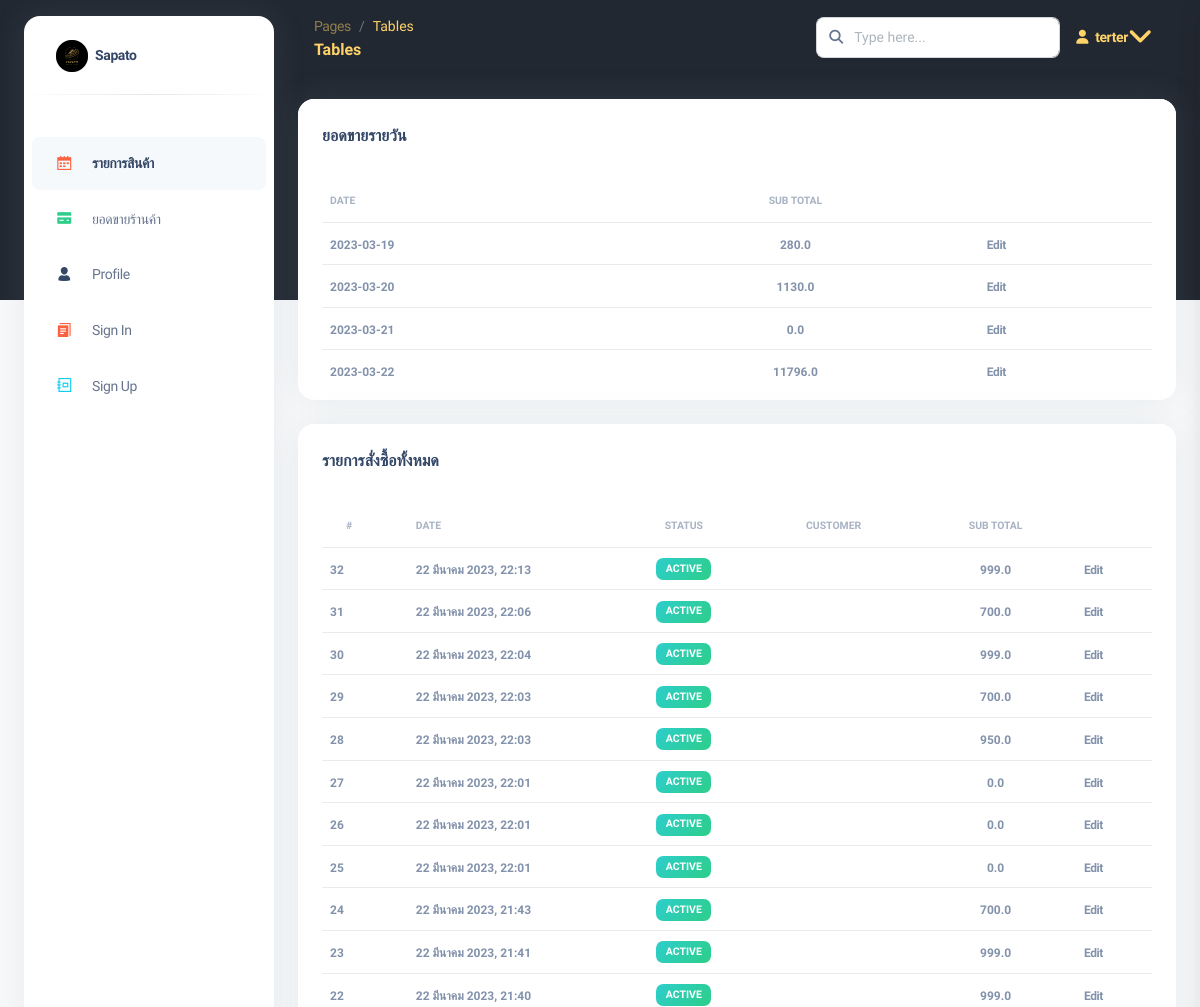
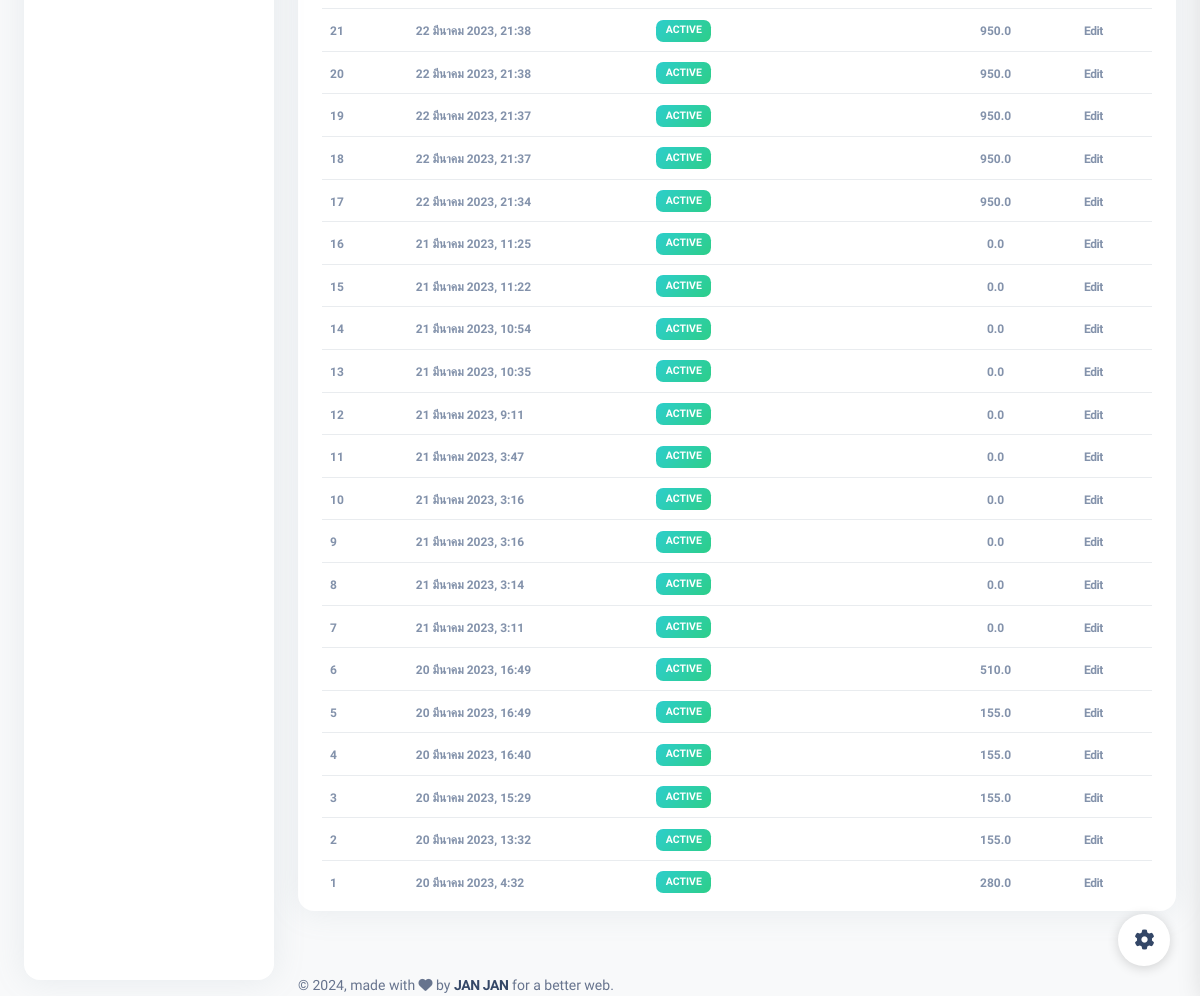
The page /sale/ (signed in) on the database its author committed (2 pictures, top to bottom).
### sales/models.py (models this page shows, shortened)
class Sale(models.Model):
    date_added = models.DateTimeField(default=django.utils.timezone.now)
    customer = models.ForeignKey(
        Customer, models.DO_NOTHING, db_column='customer')
    sub_total = models.FloatField(default=0)
    grand_total = models.FloatField(default=0)
    tax_amount = models.FloatField(default=0)
    tax_percentage = models.FloatField(default=0)
    amount_payed = models.FloatField(default=0)
    amount_change = models.FloatField(default=0)
    class Meta:
        db_table = 'Sales'

### sales/views.py (the view)
# urls.py: path('sale/', include('sales.urls')),
@login_required
def sales(request):
    if not (request.user.is_staff or request.user.is_superuser) :
        return redirect('product-index')
    sale_day = Sale.objects.extra({'date_created':"date(date_added)"}).values('date_created').annotate(Sum('sub_total'))
    print(sale_day)
    context = {
        "sales": Sale.objects.all().order_by('-id').values(),
        "day_sales" : sale_day
    }
    return render(request, "sale.html", context=context)

### sales/templates/sale.html (shortened to what this page needs)
{% extends "base.html" %}
{% load static %}
{% block content %}
<div class="row">
    <div class="col-12">
        <div class="card mb-4">
            <div class="card-header pb-0">
                <h6>ยอดขายรายวัน</h6>
            </div>
            <div class="card-body pb-2">
                <div class="table-responsive p-0">
                    <table class="table align-items-center mb-0">
                      <thead>
                        <tr>
                          <th class="text-uppercase text-secondary text-xxs font-weight-bolder opacity-7 ps-2">Date</th>
                          <th class="text-center text-uppercase text-secondary text-xxs font-weight-bolder opacity-7">Sub Total</th>
                          <th class="text-secondary opacity-7"></th>
                        </tr>
                      </thead>
                      <tbody>
                        {% for sale in day_sales %}
                        <tr>
                          <td>
                            <span class="text-secondary text-xs font-weight-bold">{{sale.date_created}}</span>
                          </td>
                          <td class="align-middle text-center">
                            <span class="text-secondary text-xs font-weight-bold">{{sale.sub_total__sum}}</span>
                          </td>
                          <td class="align-middle">
                            <a href="javascript:;" class="text-secondary font-weight-bold text-xs" data-toggle="tooltip" data-original-title="Edit user">
                              Edit
                            </a>
                          </td>
                        </tr>
                        {% endfor %}
                      </tbody>
                    </table>
                  </div>
            </div>
        </div>
    </div>
</div>
<div class="row">
    <div class="col-12">
        <div class="card mb-4">
            <div class="card-header pb-0">
                <h6>รายการสั่งซื้อทั้งหมด</h6>
            </div>
            <div class="card-body pb-2">
                <div class="table-responsive p-0">
                    <table class="table align-items-center mb-0">
                      <thead>
                        <tr>
                          <th class="text-uppercase text-secondary text-xxs font-weight-bolder opacity-7">#</th>
                          <th class="text-uppercase text-secondary text-xxs font-weight-bolder opacity-7 ps-2">Date</th>
                          <th class="text-center text-uppercase text-secondary text-xxs font-weight-bolder opacity-7">Status</th>
                          <th class="text-center text-uppercase text-secondary text-xxs font-weight-bolder opacity-7">Customer</th>
                          <th class="text-center text-uppercase text-secondary text-xxs font-weight-bolder opacity-7">Sub Total</th>
                          <th class="text-secondary opacity-7"></th>
                        </tr>
                      </thead>
                      <tbody>
                        {% for sale in sales %}
                        <tr>
                          <td>
                            <span class="text-secondary text-xs font-weight-bold">{{sale.id}}</span>
                          </td>
                          <td>
                            <span class="text-secondary text-xs font-weight-bold">{{sale.date_added}}</span>
                          </td>
                          <td class="align-middle text-center text-sm">
                            <span class="badge badge-sm bg-gradient-success">Active</span>
                          </td>
                          <td class="align-middle text-center">
                          </td>
                          <td class="align-middle text-center">
                            <span class="text-secondary text-xs font-weight-bold">{{sale.sub_total}}</span>
                          </td>
                          <td class="align-middle">
                            <a href="javascript:;" class="text-secondary font-weight-bold text-xs" data-toggle="tooltip" data-original-title="Edit user">
                              Edit
                            </a>
                          </td>
                        </tr>
                        {% endfor %}
                      </tbody>
                    </table>
                  </div>
            </div>
        </div>
    </div>
</div>
</div>
{% endblock content %}

### templates/base.html (shortened to what this page needs)
{% load static %}
<!DOCTYPE html>
<html lang="en">
<head>
  <link href="{% static 'assets/css/nucleo-icons.css' %}" rel="stylesheet" />
  <link href="{% static 'assets/css/nucleo-svg.css' %}" rel="stylesheet" />
  <link href="{% static 'assets/css/nucleo-svg.css' %}" rel="stylesheet" />
  <link id="pagestyle" href="{% static 'assets/css/argon-dashboard.css' %}" rel="stylesheet" />
</head>
<body class="g-sidenav-show   bg-gray-100">
  <aside class="sidenav bg-white navbar navbar-vertical navbar-expand-xs border-0 border-radius-xl my-3 fixed-start ms-4 " id="sidenav-main">
    <div class="sidenav-header">
      <a class="navbar-brand m-0" href="#" target="_blank">
        <img src="{% static 'assets/img/Logooo.png' %}" class="navbar-brand-img h-100" alt="main_logo">
        <span class="ms-1 font-weight-bold">Sapato</span>
      </a>
    </div>
    <hr class="horizontal dark mt-0">
    <div class="collapse navbar-collapse  w-auto " id="sidenav-collapse-main">
      <ul class="navbar-nav">
        <li class="nav-item">
          <a class="nav-link " href="{% url 'login' %}"class="btn btn-success px-3 py-2">
          </a>
        </li>
        <li class="nav-item">
          <a class="nav-link active" href="{% url 'product-index' %}"class="btn btn-success px-3 py-2">
            <div class="icon icon-shape icon-sm border-radius-md text-center me-2 d-flex align-items-center justify-content-center">
              <i class="ni ni-calendar-grid-58 text-warning text-sm opacity-10"></i>
            </div>
            <span class="nav-link-text ms-1">รายการสินค้า</span>
          </a>
        </li>
        <li class="nav-item">
          <a class="nav-link " href="{% url 'sale-index' %}"class="btn btn-success px-3 py-2">
            <div class="icon icon-shape icon-sm border-radius-md text-center me-2 d-flex align-items-center justify-content-center">
              <i class="ni ni-credit-card text-success text-sm opacity-10"></i>
            </div>
            <span class="nav-link-text ms-1">ยอดขายร้านค้า</span>
          </a>
        <li class="nav-item">
          <a class="nav-link " href="https://rb.gy/yymmem">
            <div class="icon icon-shape icon-sm border-radius-md text-center me-2 d-flex align-items-center justify-content-center">
              <i class="ni ni-single-02 text-dark text-sm opacity-10"></i>
            </div>
            <span class="nav-link-text ms-1">Profile</span>
          </a>
        </li>
        <li class="nav-item">
          <a class="nav-link " href="{% url 'login' %}"class="btn btn-success px-3 py-2">
            <div class="icon icon-shape icon-sm border-radius-md text-center me-2 d-flex align-items-center justify-content-center">
              <i class="ni ni-single-copy-04 text-warning text-sm opacity-10"></i>
            </div>
            <span class="nav-link-text ms-1">Sign In</span>
          </a>
        </li>
        <li class="nav-item">
          <a class="nav-link " href="{% url 'register' %}"class="btn btn-success px-3 py-2">
            <div class="icon icon-shape icon-sm border-radius-md text-center me-2 d-flex align-items-center justify-content-center">
              <i class="ni ni-collection text-info text-sm opacity-10"></i>
            </div>
            <span class="nav-link-text ms-1">Sign Up</span>
          </a>
        </li>
      </ul>
    </div>
  </aside>
  <main class="main-content position-relative border-radius-lg ">
    <nav class="navbar navbar-main navbar-expand-lg px-0 mx-4 shadow-none border-radius-xl " id="navbarBlur" data-scroll="false">
      <div class="container-fluid py-1 px-3">
        <nav aria-label="breadcrumb">
          <ol class="breadcrumb bg-transparent mb-0 pb-0 pt-1 px-0 me-sm-6 me-5">
            <li class="breadcrumb-item text-sm"><a class="opacity-5" href="javascript:;" style="color:#FFD369;">Pages</a></li>
            <li class="breadcrumb-item text-sm active" style="color:#FFD369;" aria-current="page">Tables</li>
          </ol>
          <h6 class="font-weight-bolder mb-0" style="color:#FFD369;">Tables</h6>
        </nav>
        <div class="collapse navbar-collapse mt-sm-0 mt-2 me-md-0 me-sm-4" id="navbar">
          <div class="ms-md-auto pe-md-3 d-flex align-items-center">
            <div class="input-group">
              <span class="input-group-text text-body"><i class="fas fa-search" aria-hidden="true"></i></span>
              <input type="text" class="form-control" placeholder="Type here...">
            </div>
          </div>
          {% if user.is_authenticated %}
          <ul class="navbar-nav  justify-content-end">
            <li class="nav-item d-flex align-items-center">
              <a href="javascript:;" class="nav-link font-weight-bold px-0" style="color:#FFD369;">
                <i class="fa fa-user me-sm-1"></i>
                <span class="d-sm-inline d-none">{{ user.username }}</span>
              </a>
            </li>
            <li class="nav-item d-xl-none ps-3 d-flex align-items-center">
            <li class="nav-item dropdown pe-2 d-flex align-items-center">
              <a href="javascript:;" class="nav-link text-white p-0" id="dropdownMenuButton" data-bs-toggle="dropdown" aria-expanded="false">
                <i class="fas fa-angle-down fa-2x cursor-pointer" style="color:#FFD369;"></i>
              </a>
            </li>
          </ul>
          {% endif %}
        </div>
      </div>
    </nav>
    <div class="container-fluid py-4">
      {% block content %}{% endblock content %}
      <footer class="footer pt-3  ">
        <div class="container-fluid">
          <div class="row align-items-center justify-content-lg-between">
            <div class="col-lg-6 mb-lg-0 mb-4">
              <div class="copyright text-center text-sm text-muted text-lg-start">
                © ,
                made with <i class="fa fa-heart"></i> by
                <a href="#" class="font-weight-bold" target="_blank">JAN JAN</a>
                for a better web.
              </div>
            </div>
  </main>
  <div class="fixed-plugin">
    <a class="fixed-plugin-button text-dark position-fixed px-3 py-2">
      <i class="fa fa-cog py-2"> </i>
    </a>
  </div>
</body>
</html>

### static/assets/css/nucleo-svg.css (style rules this page uses)
.icon { display: inline-block; color: #111111; height: 1em; width: 1em; }
.icon-sm { height: 0.8em; width: 0.8em; }
.icon { fill: currentColor; stroke: none; }

### templates/base.html (style rules this page uses)
body { font-family: "Prompt"; }
.card .card-body { font-family: "Prompt"; }

### rows shown on the page
Sale: id "32", date_added "22 มีนาคม 2023, 22:13", sub_total "999.0"
Sale: id "31", date_added "22 มีนาคม 2023, 22:06", sub_total "700.0"
Sale: id "30", date_added "22 มีนาคม 2023, 22:04", sub_total "999.0"
Sale: id "29", date_added "22 มีนาคม 2023, 22:03", sub_total "700.0"
Sale: id "28", date_added "22 มีนาคม 2023, 22:03", sub_total "950.0"
Sale: id "27", date_added "22 มีนาคม 2023, 22:01", sub_total "0.0"
Sale: id "26", date_added "22 มีนาคม 2023, 22:01", sub_total "0.0"
Sale: id "25", date_added "22 มีนาคม 2023, 22:01", sub_total "0.0"
Sale: id "24", date_added "22 มีนาคม 2023, 21:43", sub_total "700.0"
Sale: id "23", date_added "22 มีนาคม 2023, 21:41", sub_total "999.0"
Sale: id "22", date_added "22 มีนาคม 2023, 21:40", sub_total "999.0"
Sale: id "21", date_added "22 มีนาคม 2023, 21:38", sub_total "950.0"
Sale: id "20", date_added "22 มีนาคม 2023, 21:38", sub_total "950.0"
Sale: id "19", date_added "22 มีนาคม 2023, 21:37", sub_total "950.0"
Sale: id "18", date_added "22 มีนาคม 2023, 21:37", sub_total "950.0"
Sale: id "17", date_added "22 มีนาคม 2023, 21:34", sub_total "950.0"
Sale: id "16", date_added "21 มีนาคม 2023, 11:25", sub_total "0.0"
Sale: id "15", date_added "21 มีนาคม 2023, 11:22", sub_total "0.0"
Sale: id "14", date_added "21 มีนาคม 2023, 10:54", sub_total "0.0"
Sale: id "13", date_added "21 มีนาคม 2023, 10:35", sub_total "0.0"
Sale: id "12", date_added "21 มีนาคม 2023, 9:11", sub_total "0.0"
Sale: id "11", date_added "21 มีนาคม 2023, 3:47", sub_total "0.0"
Sale: id "10", date_added "21 มีนาคม 2023, 3:16", sub_total "0.0"
Sale: id "9", date_added "21 มีนาคม 2023, 3:16", sub_total "0.0"
Sale: id "8", date_added "21 มีนาคม 2023, 3:14", sub_total "0.0"
Sale: id "7", date_added "21 มีนาคม 2023, 3:11", sub_total "0.0"
Sale: id "6", date_added "20 มีนาคม 2023, 16:49", sub_total "510.0"
Sale: id "5", date_added "20 มีนาคม 2023, 16:49", sub_total "155.0"
Sale: id "4", date_added "20 มีนาคม 2023, 16:40", sub_total "155.0"
Sale: id "3", date_added "20 มีนาคม 2023, 15:29", sub_total "155.0"
Sale: id "2", date_added "20 มีนาคม 2023, 13:32", sub_total "155.0"
Sale: id "1", date_added "20 มีนาคม 2023, 4:32", sub_total "280.0"

### other values the page prints
{{ user.username }} "terter"
{{ sale.date_created }} "2023-03-19" "2023-03-20" "2023-03-21" "2023-03-22"
{{ sale.sub_total__sum }} "280.0" "1130.0" "0.0" "11796.0"
